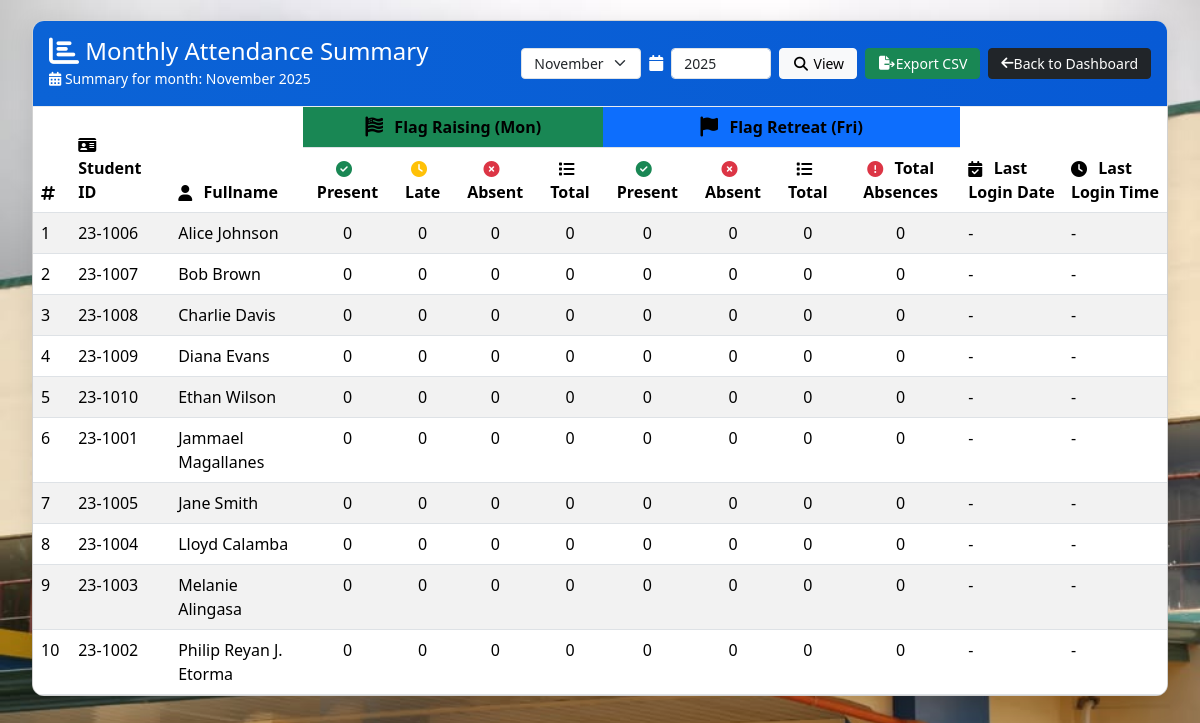
The app's page /monthly_report.php (signed in) with its own data.
### tables this page shows
CREATE TABLE students (
  student_id VARCHAR(15) PRIMARY KEY,
  fullname VARCHAR(100) NOT NULL,
  course VARCHAR(50),
  year VARCHAR(20),
  section VARCHAR(20),
  scholarship_type VARCHAR(50),
  status VARCHAR(20) DEFAULT 'active'
);

### monthly_report.php (the view, shortened to what this page needs)
<?php
require_once('db_connect.php');
if (!isset($mysqli)) {
    if (isset($conn)) $mysqli = $conn;
    elseif (isset($link)) $mysqli = $link;
    elseif (isset($db)) $mysqli = $db;
    else {
        die("Database connection not found. Check db_connect.php");
    }
}
$month = isset($_GET['month']) ? intval($_GET['month']) : date('n');
$year = isset($_GET['year']) ? intval($_GET['year']) : date('Y');
$query = "
    SELECT
        s.student_id,
        s.fullname,
        -- Monday (Flag Raising)
        COUNT(CASE WHEN a.day = 'Monday' THEN 1 END) as mon_total,
        COUNT(CASE WHEN a.day = 'Monday' AND TIME(a.time_in) <= '07:30:00' THEN 1 END) as mon_present,
        COUNT(CASE WHEN a.day = 'Monday' AND TIME(a.time_in) > '07:30:00' AND TIME(a.time_in) <= '08:00:00' THEN 1 END) as mon_late,
        COUNT(CASE WHEN a.day = 'Monday' AND (a.time_in IS NULL OR TIME(a.time_in) > '08:00:00') THEN 1 END) as mon_absent,
        -- Friday (Flag Retreat)
        COUNT(CASE WHEN a.day = 'Friday' THEN 1 END) as fri_total,
        COUNT(CASE WHEN a.day = 'Friday' AND TIME(a.time_in) >= '16:00:00' AND TIME(a.time_in) <= '17:00:00' THEN 1 END) as fri_present,
        COUNT(CASE WHEN a.day = 'Friday' AND (a.time_in IS NULL OR TIME(a.time_in) < '16:00:00' OR TIME(a.time_in) > '17:00:00') THEN 1 END) as fri_absent,
        -- capture last login as combined datetime so we can split date/time reliably
        MAX(CONCAT(a.date, ' ', IFNULL(a.time_in, '00:00:00'))) as last_login_dt
    FROM students s
    LEFT JOIN attendance a ON s.student_id = a.student_id
        AND MONTH(a.date) = ?
        AND YEAR(a.date) = ?
    GROUP BY s.student_id, s.fullname
    ORDER BY s.fullname ASC
";
$stmt = $mysqli->prepare($query);
$stmt->bind_param('ii', $month, $year);
$stmt->execute();
$result = $stmt->get_result();
?>
<!DOCTYPE html>
<html lang="en">
<head>
    <link href="bootstrap-5.3.8-dist/css/bootstrap.min.css" rel="stylesheet">
    <link rel="stylesheet" href="https://cdnjs.cloudflare.com/ajax/libs/font-awesome/6.4.0/css/all.min.css">
</head>
<body>
    <div class="container-fluid">
        <div class="card">
            <div class="card-header d-flex justify-content-between align-items-center">
                <div>
                    <h4 class="mb-0">
                        <i class="fas fa-chart-bar fa-beat fa-lg" aria-hidden="true"></i>
                        Monthly Attendance Summary
                    </h4>
                    <small>
                        <i class="fas fa-calendar-alt fa-fade" aria-hidden="true"></i>
                        Summary for month: <?php echo date('F Y', mktime(0,0,0,$month,1,$year)); ?>
                    </small>
                </div>
                <div class="header-controls">
                    <form class="d-flex gap-2" method="get">
                        <div style="display:flex;align-items:center;gap:.5rem">
                            <select name="month" class="form-select form-select-sm">
                                <?php for($m=1; $m<=12; $m++): ?>
                                    <option value="<?php echo $m; ?>" <?php echo $m==$month?'selected':''; ?>>
                                        <?php echo date('F', mktime(0,0,0,$m,1)); ?>
                                    </option>
                                <?php endfor; ?>
                            </select>
                        </div>
                        <div style="display:flex;align-items:center;gap:.5rem">
                            <i class="fas fa-calendar fa-fade" aria-hidden="true"></i>
                            <input type="number" name="year" class="form-control form-control-sm" style="width:100px" value="<?php echo $year; ?>">
                        </div>
                        <button type="submit" class="btn btn-light btn-sm">
                            <i class="fas fa-search fa-flip fa-fw" aria-hidden="true"></i> View
                        </button>
                        <a href="?export=csv&month=<?php echo $month; ?>&year=<?php echo $year; ?>" class="btn btn-success btn-sm">
                            <i class="fas fa-file-export fa-bounce fa-fw" aria-hidden="true"></i> Export CSV
                        </a>
                        <a href="admin_dashboard.php?tab=attendance" class="btn btn-dark btn-sm">
                            <i class="fas fa-arrow-left fa-beat" aria-hidden="true"></i> Back to Dashboard
                        </a>
                    </form>
                </div>
            </div>
            <div class="table-responsive">
                <table class="table table-hover table-striped mb-0">
                    <thead>
                        <tr>
                            <th rowspan="2"><i class="fas fa-hashtag fa-beat" aria-hidden="true"></i></th>
                            <th rowspan="2"><i class="fas fa-id-card fa-fade" aria-hidden="true"></i> Student ID</th>
                            <th rowspan="2"><i class="fas fa-user fa-beat" aria-hidden="true"></i> Fullname</th>
                            <th colspan="4" class="text-center flag-raising">
                                <i class="fas fa-flag-usa fa-beat fa-lg" aria-hidden="true"></i> Flag Raising (Mon)
                            </th>
                            <th colspan="4" class="text-center flag-retreat">
                                <i class="fas fa-flag fa-beat fa-lg" aria-hidden="true"></i> Flag Retreat (Fri)
                            </th>
                            <th rowspan="2"><i class="fas fa-calendar-check fa-beat" aria-hidden="true"></i> Last Login Date</th>
                            <th rowspan="2"><i class="fas fa-clock fa-spin" aria-hidden="true"></i> Last Login Time</th>
                        </tr>
                        <tr>
                            <th class="text-center">
                                <i class="fas fa-check-circle text-success fa-bounce" aria-hidden="true"></i> Present
                            </th>
                            <th class="text-center">
                                <i class="fas fa-clock text-warning fa-spin" aria-hidden="true"></i> Late
                            </th>
                            <th class="text-center">
                                <i class="fas fa-times-circle text-danger fa-shake" aria-hidden="true"></i> Absent
                            </th>
                            <th class="text-center">
                                <i class="fas fa-list fa-beat" aria-hidden="true"></i> Total
                            </th>
                            <th class="text-center">
                                <i class="fas fa-check-circle text-success fa-bounce" aria-hidden="true"></i> Present
                            </th>
                            <th class="text-center">
                                <i class="fas fa-times-circle text-danger fa-shake" aria-hidden="true"></i> Absent
                            </th>
                            <th class="text-center">
                                <i class="fas fa-list fa-beat" aria-hidden="true"></i> Total
                            </th>
                            <th class="text-center">
                                <i class="fas fa-exclamation-circle text-danger fa-fade" aria-hidden="true"></i> Total Absences
                            </th>
                        </tr>
                    </thead>
                    <tbody>
                        <?php if ($result && $result->num_rows > 0): ?>
                            <?php $i = 1; while($row = $result->fetch_assoc()): ?>
                                <?php
                                    $last_dt = $row['last_login_dt'] ? strtotime($row['last_login_dt']) : false;
                                    $last_date = $last_dt ? date('Y-m-d', $last_dt) : '-';
                                    $last_time = $last_dt ? date('h:i A', $last_dt) : '-';
                                ?>
                                <tr>
                                    <td><?php echo $i++; ?></td>
                                    <td><?php echo htmlspecialchars($row['student_id']); ?></td>
                                    <td><?php echo htmlspecialchars($row['fullname']); ?></td>
                                    <td class="text-center"><?php echo $row['mon_present']; ?></td>
                                    <td class="text-center"><?php echo $row['mon_late']; ?></td>
                                    <td class="text-center"><?php echo $row['mon_absent']; ?></td>
                                    <td class="text-center"><?php echo $row['mon_total']; ?></td>
                                    <td class="text-center"><?php echo $row['fri_present']; ?></td>
                                    <td class="text-center"><?php echo $row['fri_absent']; ?></td>
                                    <td class="text-center"><?php echo $row['fri_total']; ?></td>
                                    <td class="text-center"><?php echo $row['mon_absent'] + $row['fri_absent']; ?></td>
                                    <td><?php echo $last_date; ?></td>
                                    <td><?php echo $last_time; ?></td>
                                </tr>
                            <?php endwhile; ?>
                        <?php else: ?>
                            <tr>
                                <td colspan="13" class="text-center p-3">No records found for this month.</td>
                            </tr>
                        <?php endif; ?>
                    </tbody>
                </table>
            </div>
        </div>
    </div>
</body>
</html>

### monthly_report.php (style rules this page uses)
body { background: linear-gradient(180deg, #ffffff 0%, #ffffff 100%); min-height: 100vh; padding: 20px; font-family: 'Poppins', system-ui, sans-serif; background-image: url(images/background_image.jpg); background-repeat: no-repeat; background-position: center; background-size: cover; background-attachment: fixed; }
.card { background: #fff; border-radius: 12px; box-shadow: 0 4px 24px rgba(0,0,0,0.1); overflow: hidden; }
.card-header { background: linear-gradient(90deg,#0b63d6 0%,#075ad5 100%); color: #fff; padding: 20px; border: none; }
.flag-raising { background: #198754 !important; }
.flag-retreat { background: #0d6efd !important; }
.table { margin-bottom: 0; }
.header-controls { display: flex; gap: 8px; align-items: center; }
.header-controls .btn, .header-controls .form-select, .header-controls .form-control { height: 31px; padding: 4px 12px; font-size: 0.875rem; line-height: 1.5; border-radius: 4px; }
.header-controls .form-select { width: 120px; }
.header-controls .form-control[type="number"] { width: 80px; }
.header-controls .btn-primary, .header-controls .btn-success, .header-controls .btn-dark { min-width: 70px; display: inline-flex; align-items: center; justify-content: center; }
.table { width: 100%; margin-bottom: 1rem; color: #212529; }
.table th { text-align: inherit; }
.table-striped tbody tr:nth-of-type(odd) { background-color: rgba(0, 0, 0, 0.05); }
.table-responsive { display: block; width: 100%; overflow-x: auto; }
.card { margin-bottom: 1.5rem; }
.card-header { padding: 1rem; border-bottom: 1px solid #e9ecef; }
.fa-beat { --fa-animation-duration: 1.1s; }
.fa-bounce { --fa-animation-duration: 1.3s; }
.fa-fade { --fa-animation-duration: 1.8s; }
.fa-spin { --fa-animation-duration: 1.6s; }
th i { margin-right: .45rem; vertical-align: middle; }

### records on screen
students: student_id "23-1006", fullname "Alice Johnson", mon_present "0", mon_late "0", mon_absent "0", mon_total "0", fri_present "0", fri_absent "0", fri_total "0", last_date "-", last_time "-"
students: student_id "23-1007", fullname "Bob Brown", mon_present "0", mon_late "0", mon_absent "0", mon_total "0", fri_present "0", fri_absent "0", fri_total "0", last_date "-", last_time "-"
students: student_id "23-1008", fullname "Charlie Davis", mon_present "0", mon_late "0", mon_absent "0", mon_total "0", fri_present "0", fri_absent "0", fri_total "0", last_date "-", last_time "-"
students: student_id "23-1009", fullname "Diana Evans", mon_present "0", mon_late "0", mon_absent "0", mon_total "0", fri_present "0", fri_absent "0", fri_total "0", last_date "-", last_time "-"
students: student_id "23-1010", fullname "Ethan Wilson", mon_present "0", mon_late "0", mon_absent "0", mon_total "0", fri_present "0", fri_absent "0", fri_total "0", last_date "-", last_time "-"
students: student_id "23-1001", fullname "Jammael Magallanes", mon_present "0", mon_late "0", mon_absent "0", mon_total "0", fri_present "0", fri_absent "0", fri_total "0", last_date "-", last_time "-"
students: student_id "23-1005", fullname "Jane Smith", mon_present "0", mon_late "0", mon_absent "0", mon_total "0", fri_present "0", fri_absent "0", fri_total "0", last_date "-", last_time "-"
students: student_id "23-1004", fullname "Lloyd Calamba", mon_present "0", mon_late "0", mon_absent "0", mon_total "0", fri_present "0", fri_absent "0", fri_total "0", last_date "-", last_time "-"
students: student_id "23-1003", fullname "Melanie Alingasa", mon_present "0", mon_late "0", mon_absent "0", mon_total "0", fri_present "0", fri_absent "0", fri_total "0", last_date "-", last_time "-"
students: student_id "23-1002", fullname "Philip Reyan J. Etorma", mon_present "0", mon_late "0", mon_absent "0", mon_total "0", fri_present "0", fri_absent "0", fri_total "0", last_date "-", last_time "-"

### other values on screen
date('F Y', mktime(0,0,0,$month,1,$year)) "November 2025"
form field month "November"
